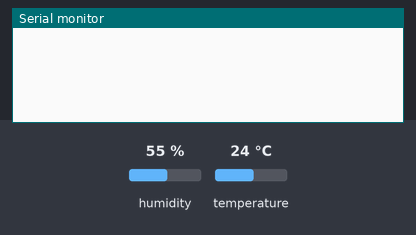
This sketch was run on a simulated ESP8266 (NodeMCU). Shown: the last lines printed to the serial monitor. The inputs (shaded band) are chosen by the test bench; at power-on: humidity 55 %, temperature 24 °C. WiFi joins after 1.5 s; servers stay silent unless stated.

Above: at 1.2 s.
1.3 s: humidity set to 22 %
At 16.4 s:
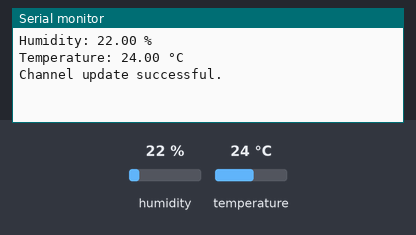
23.8 s: temperature set to 12 °C
At 30.55 s:
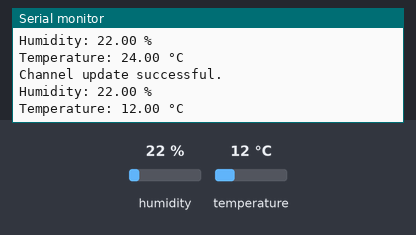

Measured:
- after the input at 1.3 s, the serial monitor: prints a new line after 13.7 s (image 1)
- after the input at 23.8 s, the serial monitor: prints a new line after 6.5 s (image 2)

The sketch:

Worksheet_04.ino
```cpp
#include <ESP8266WiFi.h>
#include "ThingSpeak.h"
#include <DHT.h>

const char* ssid = "Xiaomi 11T Pro";
const char* password = "1212312126";

unsigned long channelID = 2407415;
const char* writeKey = "C9MIYT7XB25UY0PN";

unsigned long lastTime = 0;
unsigned long timerDelay = 15000;

WiFiClient client;
DHT dht(D4, DHT11);

void setup() {
  Serial.begin(115200);
  WiFi.mode(WIFI_STA);
  WiFi.begin(ssid, password);
  ThingSpeak.begin(client);
  dht.begin();
}

void loop() {
  if ((millis() - lastTime) > timerDelay) {
    if (WiFi.status() != WL_CONNECTED) {
      Serial.println("Attempting to connect");
      while (WiFi.status() != WL_CONNECTED) {
        WiFi.begin(ssid, password);
        delay(5000);
      }
      Serial.println("Connected.");
    }

    float humidity = dht.readHumidity();
    float temperature = dht.readTemperature();

    Serial.print("Humidity: ");
    Serial.print(humidity);
    Serial.println(" %");
    Serial.print("Temperature: ");
    Serial.print(temperature);
    Serial.println(" °C");

    ThingSpeak.setField(1, humidity);
    ThingSpeak.setField(2, temperature);

    int X = ThingSpeak.writeFields(channelID, writeKey);
    if (X == 200) {
      Serial.println("Channel update successful.");
    } else {
      Serial.println("Problem updating channel. HTTP error code " + String(X));
    }

    lastTime = millis();
  }
}
```
